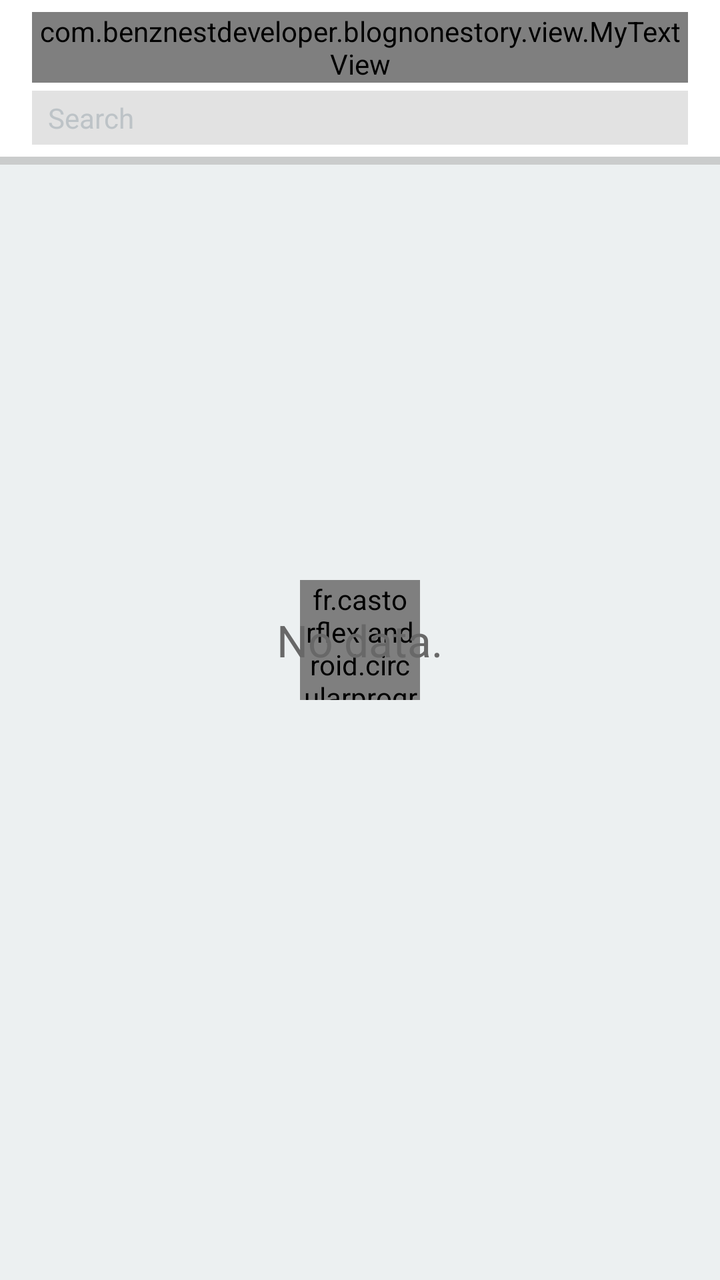
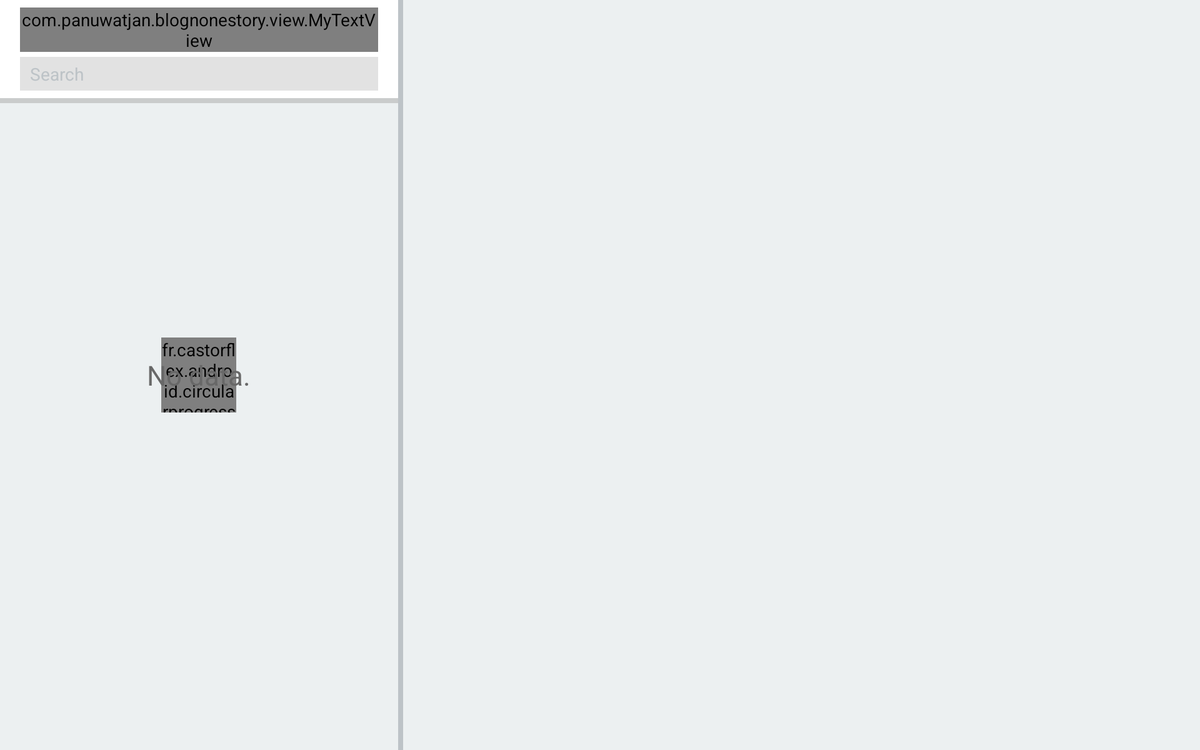

The same Android screen from two of the app's own layout files: first res/layout/ as a phone draws it, then the author's variant for another configuration, drawn on a device whose configuration selects that folder. Both files follow.
<!-- AndroidManifest.xml: application theme AppTheme -->
<!-- res/layout/fragment_node_list.xml -->
<FrameLayout xmlns:android="http://schemas.android.com/apk/res/android"
             xmlns:app="http://schemas.android.com/apk/res-auto"
             xmlns:tools="http://schemas.android.com/tools"
             android:id="@+id/content_container"
             android:layout_width="match_parent"
             android:layout_height="match_parent"
             android:background="@color/colorBackgroundPrimary">

    <android.support.design.widget.CoordinatorLayout
        android:layout_width="match_parent"
        android:layout_height="match_parent">

        <android.support.design.widget.AppBarLayout
            android:id="@+id/app_bar_search"
            android:layout_width="match_parent"
            android:layout_height="wrap_content"
            android:theme="@style/ThemeOverlay.AppCompat.Dark.ActionBar"
            app:elevation="0dp">

            <LinearLayout
                android:id="@+id/toolbar"
                android:layout_width="match_parent"
                android:layout_height="wrap_content"
                android:background="@color/colorWhite"
                android:orientation="horizontal"
                android:paddingBottom="6dp"
                android:paddingLeft="16dp"
                android:paddingRight="16dp"
                android:paddingTop="6dp"
                android:title="@string/app_name"
                app:layout_scrollFlags="scroll|enterAlways">

                <LinearLayout
                    android:layout_width="match_parent"
                    android:layout_height="wrap_content"
                    android:layout_gravity="center_vertical"
                    android:orientation="vertical">

                    <LinearLayout
                        android:layout_width="match_parent"
                        android:layout_height="wrap_content"
                        android:layout_gravity="center_vertical"
                        android:orientation="vertical">

                        <com.benznestdeveloper.blognonestory.view.MyTextView
                            android:id="@+id/tv_keyword"
                            android:layout_width="wrap_content"
                            android:layout_height="wrap_content"
                            android:text="15 items"
                            android:textColor="@color/colorTextDarkPrimary"
                            android:textSize="16sp"
                            android:textStyle="bold"/>

                    </LinearLayout>
                    <EditText
                        android:id="@+id/edt_search"
                        android:layout_width="match_parent"
                        android:layout_height="wrap_content"
                        android:layout_marginTop="4dp"
                        android:background="@color/colorBackgroundEditTextGrey"
                        android:gravity="top|left"
                        android:hint="@string/search"
                        android:minLines="1"
                        android:paddingBottom="4dp"
                        android:paddingLeft="8dp"
                        android:paddingRight="8dp"
                        android:paddingTop="4dp"
                        android:textColor="@color/colorGreyDark"
                        android:textColorHint="@color/colorSilver"
                        android:textSize="14sp"/>

                </LinearLayout>

            </LinearLayout>

            <View
                android:layout_width="match_parent"
                android:layout_height="4dp"
                android:background="@color/colorGrey"/>


        </android.support.design.widget.AppBarLayout>

        <android.support.v7.widget.RecyclerView
            android:id="@+id/recycler_view"
            android:layout_width="match_parent"
            android:layout_height="match_parent"
            android:clipToPadding="false"
            android:divider="@null"
            android:dividerHeight="0dp"
            android:paddingBottom="8dp"
            android:paddingLeft="16dp"
            android:paddingRight="16dp"
            android:paddingTop="8dp"
            app:layout_behavior="@string/appbar_scrolling_view_behavior">
        </android.support.v7.widget.RecyclerView>
    </android.support.design.widget.CoordinatorLayout>

    <fr.castorflex.android.circularprogressbar.CircularProgressBar
        android:id="@+id/progress"
        android:layout_width="60dp"
        android:layout_height="60dp"
        android:layout_gravity="center"
        android:layout_margin="32dp"
        android:indeterminate="true"
        app:cpb_color="@color/colorAccent"
        app:cpb_max_sweep_angle="300"
        app:cpb_min_sweep_angle="10"
        app:cpb_rotation_speed="1.0"
        app:cpb_stroke_width="12dp"
        app:cpb_sweep_speed="1.0"/>

    <TextView
        android:id="@+id/tv_no_data"
        android:layout_width="wrap_content"
        android:layout_height="wrap_content"
        android:layout_gravity="center"
        android:text="No data."
        android:textColor="@color/colorTextDarkPrimary"
        android:textSize="22sp"/>


</FrameLayout>
<!-- resources referenced by this layout -->
<resources>
  <color name="colorAccent">#609e38</color>
  <color name="colorBackgroundEditTextGrey">#e2e2e2</color>
  <color name="colorBackgroundPrimary">#ecf0f1</color>
  <color name="colorGrey">#cacccc</color>
  <color name="colorGreyDark">#5c6566</color>
  <color name="colorSilver">#bdc3c7</color>
  <color name="colorTextDarkPrimary">#686868</color>
  <color name="colorWhite">#ffffff</color>
  <string name="app_name">Blognone Story</string>
  <string name="search">Search</string>
  <style name="AppTheme" parent="Theme.AppCompat.Light.NoActionBar">
          
          <item name="colorPrimary">@color/colorPrimary</item>
          <item name="colorPrimaryDark">@color/colorPrimaryDark</item>
          <item name="colorAccent">@color/colorAccent</item>
      </style>
  <color name="colorPrimary">#38649d</color>
  <color name="colorPrimaryDark">#0f3b74</color>
</resources>
<!-- res/layout-sw540dp-land/fragment_node_list.xml (the author's variant of the layout above) -->
<!-- drawn on a 7-inch tablet turned sideways -->
<LinearLayout xmlns:android="http://schemas.android.com/apk/res/android"
              xmlns:app="http://schemas.android.com/apk/res-auto"
              xmlns:tools="http://schemas.android.com/tools"
              android:layout_width="match_parent"
              android:layout_height="match_parent"
              android:orientation="horizontal">

    <FrameLayout
        android:id="@+id/content_container"
        android:layout_width="0dp"
        android:layout_height="match_parent"
        android:layout_weight="1"
        android:background="@color/colorBackgroundPrimary">

        <android.support.design.widget.CoordinatorLayout
            android:layout_width="match_parent"
            android:layout_height="match_parent">

            <android.support.design.widget.AppBarLayout
                android:id="@+id/app_bar_search"
                android:layout_width="match_parent"
                android:layout_height="wrap_content"
                android:theme="@style/ThemeOverlay.AppCompat.Dark.ActionBar"
                app:elevation="0dp">

                <LinearLayout
                    android:id="@+id/toolbar"
                    android:layout_width="match_parent"
                    android:layout_height="wrap_content"
                    android:background="@color/colorWhite"
                    android:orientation="horizontal"
                    android:paddingBottom="6dp"
                    android:paddingLeft="16dp"
                    android:paddingRight="16dp"
                    android:paddingTop="6dp"
                    android:title="@string/app_name"
                    app:layout_scrollFlags="scroll|enterAlways">

                    <LinearLayout
                        android:layout_width="match_parent"

                        android:layout_height="wrap_content"
                        android:layout_gravity="center_vertical"
                        android:orientation="vertical">

                        <LinearLayout
                            android:layout_width="match_parent"
                            android:layout_height="wrap_content"
                            android:layout_gravity="center_vertical"
                            android:orientation="vertical">

                            <com.panuwatjan.blognonestory.view.MyTextView
                                android:id="@+id/tv_keyword"
                                android:layout_width="wrap_content"
                                android:layout_height="wrap_content"
                                android:text="15 items"
                                android:textColor="@color/colorTextDarkPrimary"
                                android:textSize="16sp"
                                android:textStyle="bold"/>

                        </LinearLayout>

                        <EditText
                            android:id="@+id/edt_search"
                            android:layout_width="match_parent"
                            android:layout_height="wrap_content"
                            android:layout_marginTop="4dp"
                            android:background="@color/colorBackgroundEditTextGrey"
                            android:gravity="top|left"
                            android:hint="@string/search"
                            android:minLines="1"
                            android:paddingBottom="4dp"
                            android:paddingLeft="8dp"
                            android:paddingRight="8dp"
                            android:paddingTop="4dp"
                            android:textColor="@color/colorGreyDark"
                            android:textColorHint="@color/colorSilver"
                            android:textSize="14sp"/>

                    </LinearLayout>

                </LinearLayout>

                <View
                    android:layout_width="match_parent"
                    android:layout_height="4dp"
                    android:background="@color/colorGrey"/>


            </android.support.design.widget.AppBarLayout>

            <android.support.v7.widget.RecyclerView
                android:id="@+id/recycler_view"
                android:layout_width="match_parent"
                android:layout_height="match_parent"
                android:clipToPadding="false"
                android:divider="@null"
                android:dividerHeight="0dp"
                android:paddingBottom="8dp"
                android:paddingLeft="16dp"
                android:paddingRight="16dp"
                android:paddingTop="8dp"
                app:layout_behavior="@string/appbar_scrolling_view_behavior">
            </android.support.v7.widget.RecyclerView>
        </android.support.design.widget.CoordinatorLayout>

        <fr.castorflex.android.circularprogressbar.CircularProgressBar
            android:id="@+id/progress"
            android:layout_width="60dp"
            android:layout_height="60dp"
            android:layout_gravity="center"
            android:layout_margin="32dp"
            android:indeterminate="true"
            app:cpb_color="@color/colorAccent"
            app:cpb_max_sweep_angle="300"
            app:cpb_min_sweep_angle="10"
            app:cpb_rotation_speed="1.0"
            app:cpb_stroke_width="12dp"
            app:cpb_sweep_speed="1.0"/>

        <TextView
            android:id="@+id/tv_no_data"
            android:layout_width="wrap_content"
            android:layout_height="wrap_content"
            android:layout_gravity="center"
            android:text="No data."
            android:textColor="@color/colorTextDarkPrimary"
            android:textSize="22sp"/>


    </FrameLayout>

    <View
        android:layout_width="4dp"
        android:layout_height="match_parent"
        android:background="@color/colorSilver"/>

    <FrameLayout
        android:id="@+id/content_node_content_container"
        android:layout_width="0dp"
        android:layout_height="match_parent"
        android:layout_weight="2"
        android:background="@color/colorBackgroundPrimary"/>
</LinearLayout>
